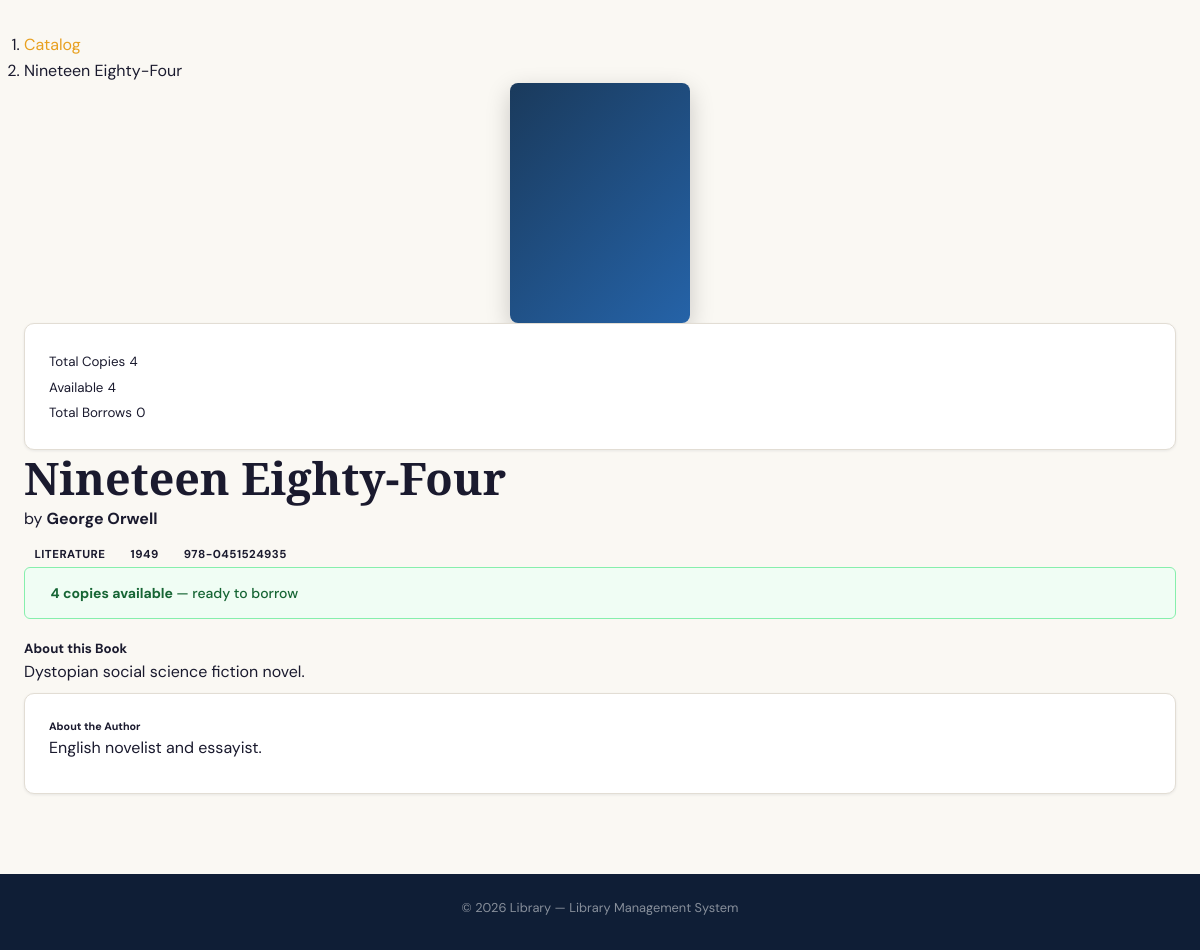
Screenshot of /user/book_detail.php?id=4 (signed in) with the database file from the repository.
### tables this page shows
CREATE TABLE books (
    id INT AUTO_INCREMENT PRIMARY KEY,
    author_id INT NOT NULL,
    category_id INT NOT NULL,
    title VARCHAR(255) NOT NULL,
    isbn VARCHAR(20) UNIQUE,
    description TEXT,
    year INT,
    cover_image VARCHAR(255) DEFAULT 'no-cover.png',
    total_copies INT DEFAULT 1,
    available_copies INT DEFAULT 1,
    created_at TIMESTAMP DEFAULT CURRENT_TIMESTAMP,
    updated_at TIMESTAMP DEFAULT CURRENT_TIMESTAMP ON UPDATE CURRENT_TIMESTAMP,
    FOREIGN KEY (author_id) REFERENCES authors(id) ON DELETE RESTRICT,
    FOREIGN KEY (category_id) REFERENCES categories(id) ON DELETE RESTRICT
);

CREATE TABLE authors (
    id INT AUTO_INCREMENT PRIMARY KEY,
    name VARCHAR(150) NOT NULL,
    bio TEXT,
    created_at TIMESTAMP DEFAULT CURRENT_TIMESTAMP
);

CREATE TABLE categories (
    id INT AUTO_INCREMENT PRIMARY KEY,
    name VARCHAR(100) NOT NULL UNIQUE,
    description TEXT,
    created_at TIMESTAMP DEFAULT CURRENT_TIMESTAMP
);

### config/auth_helper.php (called while the page is built, shortened)
<?php
function appUrl(): string {
    if (defined('APP_URL')) {
        return APP_URL;
    }
    return 'http://localhost/ProjektiWeb2';
}
function e($value): string {
    return htmlspecialchars((string)$value, ENT_QUOTES, 'UTF-8');
}

### user/book_detail.php (the view, shortened to what this page needs)
<?php
require_once __DIR__ . '/../config/auth_helper.php';
$db = getDB();
$bookId = (int)($_GET['id'] ?? 0);
$stmt = $db->prepare(
    "SELECT
        b.*,
        a.name AS author_name,
        a.bio AS author_bio,
        c.name AS category_name
     FROM books b
     JOIN authors a ON b.author_id = a.id
     JOIN categories c ON b.category_id = c.id
     WHERE b.id = ?
     LIMIT 1"
);
$stmt->bind_param("i", $bookId);
$stmt->execute();
$book = $stmt->get_result()->fetch_assoc();
$stmt = $db->prepare("SELECT COUNT(*) AS total FROM borrow_history WHERE book_id = ?");
$stmt->bind_param("i", $bookId);
$stmt->execute();
$countRow = $stmt->get_result()->fetch_assoc();
$totalBorrows = (int)($countRow['total'] ?? 0);
require_once __DIR__ . '/../includes/header.php';
?>
<div class="page-wrapper">
<div class="container">
    <nav aria-label="breadcrumb" class="mb-3">
        <ol class="breadcrumb">
            <li class="breadcrumb-item">
                <a href="<?= appUrl() ?>/user/catalog.php">Catalog</a>
            </li>
            <li class="breadcrumb-item active">
                <?= e(mb_strimwidth($book['title'], 0, 40, '…')) ?>
            </li>
        </ol>
    </nav>
    <div class="row g-4">
       <div class="book-cover-detail mb-3" style="max-width:200px;margin:0 auto">
        <?php if (!empty($book['cover_image']) && defined('UPLOAD_DIR') && file_exists(UPLOAD_DIR . $book['cover_image'])): ?>
        <img src="<?= UPLOAD_URL . e($book['cover_image']) ?>"
             alt="<?= e($book['title']) ?>"
           style="width:100%;border-radius:8px;box-shadow:0 8px 24px ▯rgba(0,0,0,0.2)">
        <?php else: ?>
        <div style="width:180px;height:240px;background:linear-gradient(135deg,#1a3a5c,#2563a8);border-radius:8px;display:flex;align-items:center;justify-content:center;margin:0 auto;box-shadow:0 8px 24px rgba(0,0,0,0.2)">
        </div>
        <?php endif; ?>
        </div>
            <div class="card text-start">
                <div class="card-body p-3">
                    <div class="d-flex justify-content-between py-1 border-bottom">
                        <small class="text-muted">Total Copies</small>
                        <small class="fw-600"><?= (int)$book['total_copies'] ?></small>
                    </div>
                    <div class="d-flex justify-content-between py-1 border-bottom">
                        <small class="text-muted">Available</small>
                        <small class="fw-600 <?= (int)$book['available_copies'] > 0 ? 'text-success' : 'text-danger' ?>">
                            <?= (int)$book['available_copies'] ?>
                        </small>
                    </div>
                    <div class="d-flex justify-content-between py-1 border-bottom">
                        <small class="text-muted">Total Borrows</small>
                        <small class="fw-600"><?= $totalBorrows ?></small>
                    </div>
                </div>
            </div>
        </div>
        <div class="col-md-9">
            <h1 class="h2 mb-1"><?= e($book['title']) ?></h1>
            <p class="text-muted fs-5 mb-2">
                by <strong><?= e($book['author_name']) ?></strong>
            </p>
            <div class="d-flex flex-wrap gap-2 mb-3">
                <span class="badge bg-secondary fs-6 fw-normal">
                    <?= e($book['category_name']) ?>
                </span>
                <?php if (!empty($book['year'])): ?>
                    <span class="badge bg-light text-dark border">
                        <?= e($book['year']) ?>
                    </span>
                <?php endif; ?>
                <?php if (!empty($book['isbn'])): ?>
                    <span class="badge bg-light text-dark border">
                        <i class="bi bi-upc me-1"></i><?= e($book['isbn']) ?>
                    </span>
                <?php endif; ?>
            </div>
            <div class="alert <?= (int)$book['available_copies'] > 0 ? 'alert-success' : 'alert-warning' ?> d-flex align-items-center gap-2 py-2">
                <div>
                    <?php if ((int)$book['available_copies'] > 0): ?>
                        <strong>
                            <?= (int)$book['available_copies'] ?>
                            cop<?= (int)$book['available_copies'] === 1 ? 'y' : 'ies' ?> available
                        </strong>
                        — ready to borrow
                    <?php else: ?>
                        <strong>Not available</strong>
                        — all copies are currently borrowed. You can reserve it.
                    <?php endif; ?>
                </div>
            </div>
            <?php if (!empty($book['description'])): ?>
                <div class="mb-4">
                    <h5>About this Book</h5>
                    <p class="text-muted"><?= nl2br(e($book['description'])) ?></p>
                </div>
            <?php endif; ?>
            <?php if (!empty($book['author_bio'])): ?>
                <div class="card bg-light border-0">
                    <div class="card-body">
                        <h6>
                            About the Author
                        </h6>
                        <p class="mb-0 text-muted">
                            <?= e($book['author_bio']) ?>
                        </p>
                    </div>
                </div>
            <?php endif; ?>
        </div>
    </div>
</div>
<?php
require_once __DIR__ . '/../includes/footer.php';
?>

### assets/css/style.css (style rules this page uses)
:root { --navy: #0f1e36; --navy-mid: #1a3054; --navy-light: #2a4878; --amber: #e8a020; --amber-light: #f2b84b; --cream: #faf8f3; --cream-mid: #f0ece2; --text: #1a1a2e; --text-muted: #6b7280; --white: #ffffff; --success: #22c55e; --warning: #f59e0b; --danger: #ef4444; --info: #3b82f6; --border: #e2ddd4; --shadow-sm: 0 1px 3px rgba(15, 30, 54, 0.08); --shadow-md: 0 4px 16px rgba(15, 30, 54, 0.12); --shadow-lg: 0 8px 32px rgba(15, 30, 54, 0.18); --radius: 10px; --radius-sm: 6px; --radius-lg: 16px; --font-display: "Playfair Display", Georgia, serif; --font-body: "DM Sans", system-ui, sans-serif; --transition: 0.2s ease; }
* { box-sizing: border-box; margin: 0; padding: 0; }
html { scroll-behavior: smooth; }
body { font-family: var(--font-body); background: var(--cream); color: var(--text); line-height: 1.6; min-height: 100vh; }
h1, h2, h3 { font-family: var(--font-display); font-weight: 700; line-height: 1.25; }
h1 { font-size: clamp(1.8rem, 4vw, 2.8rem); }
p { margin-bottom: 0.5rem; }
a { color: var(--amber); text-decoration: none; transition: color var(--transition); }
.alert { padding: 0.85rem 1.1rem; border-radius: var(--radius-sm); margin-bottom: 1.2rem; font-size: 0.875rem; font-weight: 500; display: flex; align-items: center; gap: 0.5rem; }
.alert-success { background: #f0fdf4; border: 1px solid #86efac; color: #166534; }
.page-wrapper { max-width: 1280px; margin: 0 auto; padding: 2rem 1.5rem; }
.card { background: var(--white); border-radius: var(--radius); box-shadow: var(--shadow-sm); border: 1px solid var(--border); overflow: hidden; }
.card-body { padding: 1.5rem; }
.badge { display: inline-block; padding: 0.2rem 0.65rem; border-radius: 20px; font-size: 0.72rem; font-weight: 700; text-transform: uppercase; letter-spacing: 0.04em; }

### rows the page displays
books: title "Nineteen Eighty-Four", total_copies "4", available_copies "4", author.name "George Orwell", category.name "LITERATURE", year "1949", isbn "978-0451524935", description "Dystopian social science fiction novel.", author.bio "English novelist and essayist."

### other values shown
$totalBorrows "0"
